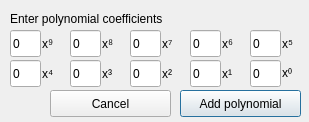
<?xml version="1.0" encoding="UTF-8"?>
<ui version="4.0">
 <class>newPolyDialog</class>
 <widget class="QDialog" name="newPolyDialog">
  <property name="geometry">
   <rect>
    <x>0</x>
    <y>0</y>
    <width>309</width>
    <height>122</height>
   </rect>
  </property>
  <property name="windowTitle">
   <string>New polynomial</string>
  </property>
  <widget class="QLabel" name="enterPolyLabel">
   <property name="geometry">
    <rect>
     <x>10</x>
     <y>10</y>
     <width>331</width>
     <height>17</height>
    </rect>
   </property>
   <property name="text">
    <string>Enter polynomial coefficients</string>
   </property>
  </widget>
  <widget class="QLabel" name="label_11">
   <property name="geometry">
    <rect>
     <x>222</x>
     <y>35</y>
     <width>21</width>
     <height>17</height>
    </rect>
   </property>
   <property name="text">
    <string>x⁶</string>
   </property>
  </widget>
  <widget class="QLineEdit" name="a3">
   <property name="geometry">
    <rect>
     <x>70</x>
     <y>60</y>
     <width>31</width>
     <height>27</height>
    </rect>
   </property>
   <property name="text">
    <string>0</string>
   </property>
  </widget>
  <widget class="QLabel" name="label_12">
   <property name="geometry">
    <rect>
     <x>162</x>
     <y>65</y>
     <width>21</width>
     <height>17</height>
    </rect>
   </property>
   <property name="text">
    <string>x²</string>
   </property>
  </widget>
  <widget class="QLineEdit" name="a7">
   <property name="geometry">
    <rect>
     <x>130</x>
     <y>30</y>
     <width>31</width>
     <height>27</height>
    </rect>
   </property>
   <property name="text">
    <string>0</string>
   </property>
  </widget>
  <widget class="QLineEdit" name="a8">
   <property name="geometry">
    <rect>
     <x>70</x>
     <y>30</y>
     <width>31</width>
     <height>27</height>
    </rect>
   </property>
   <property name="text">
    <string>0</string>
   </property>
  </widget>
  <widget class="QLineEdit" name="a2">
   <property name="geometry">
    <rect>
     <x>130</x>
     <y>60</y>
     <width>31</width>
     <height>27</height>
    </rect>
   </property>
   <property name="text">
    <string>0</string>
   </property>
  </widget>
  <widget class="QLabel" name="label_13">
   <property name="geometry">
    <rect>
     <x>102</x>
     <y>65</y>
     <width>21</width>
     <height>17</height>
    </rect>
   </property>
   <property name="text">
    <string>x³</string>
   </property>
  </widget>
  <widget class="QLineEdit" name="a6">
   <property name="geometry">
    <rect>
     <x>190</x>
     <y>30</y>
     <width>31</width>
     <height>27</height>
    </rect>
   </property>
   <property name="text">
    <string>0</string>
   </property>
  </widget>
  <widget class="QLabel" name="label_14">
   <property name="geometry">
    <rect>
     <x>282</x>
     <y>65</y>
     <width>21</width>
     <height>17</height>
    </rect>
   </property>
   <property name="text">
    <string>x⁰</string>
   </property>
  </widget>
  <widget class="QLineEdit" name="a1">
   <property name="geometry">
    <rect>
     <x>190</x>
     <y>60</y>
     <width>31</width>
     <height>27</height>
    </rect>
   </property>
   <property name="text">
    <string>0</string>
   </property>
  </widget>
  <widget class="QLineEdit" name="a5">
   <property name="geometry">
    <rect>
     <x>250</x>
     <y>30</y>
     <width>31</width>
     <height>27</height>
    </rect>
   </property>
   <property name="text">
    <string>0</string>
   </property>
  </widget>
  <widget class="QLabel" name="label_15">
   <property name="geometry">
    <rect>
     <x>282</x>
     <y>35</y>
     <width>21</width>
     <height>17</height>
    </rect>
   </property>
   <property name="text">
    <string>x⁵</string>
   </property>
  </widget>
  <widget class="QLabel" name="label_16">
   <property name="geometry">
    <rect>
     <x>222</x>
     <y>65</y>
     <width>21</width>
     <height>17</height>
    </rect>
   </property>
   <property name="text">
    <string>x¹</string>
   </property>
  </widget>
  <widget class="QLineEdit" name="a9">
   <property name="geometry">
    <rect>
     <x>10</x>
     <y>30</y>
     <width>31</width>
     <height>27</height>
    </rect>
   </property>
   <property name="text">
    <string>0</string>
   </property>
  </widget>
  <widget class="QLabel" name="label_17">
   <property name="geometry">
    <rect>
     <x>42</x>
     <y>35</y>
     <width>21</width>
     <height>17</height>
    </rect>
   </property>
   <property name="text">
    <string>x⁹</string>
   </property>
  </widget>
  <widget class="QLineEdit" name="a0">
   <property name="geometry">
    <rect>
     <x>250</x>
     <y>60</y>
     <width>31</width>
     <height>27</height>
    </rect>
   </property>
   <property name="text">
    <string>0</string>
   </property>
  </widget>
  <widget class="QLineEdit" name="a4">
   <property name="geometry">
    <rect>
     <x>10</x>
     <y>60</y>
     <width>31</width>
     <height>27</height>
    </rect>
   </property>
   <property name="text">
    <string>0</string>
   </property>
  </widget>
  <widget class="QLabel" name="label_18">
   <property name="geometry">
    <rect>
     <x>42</x>
     <y>65</y>
     <width>21</width>
     <height>17</height>
    </rect>
   </property>
   <property name="text">
    <string>x⁴</string>
   </property>
  </widget>
  <widget class="QLabel" name="label_19">
   <property name="geometry">
    <rect>
     <x>162</x>
     <y>35</y>
     <width>21</width>
     <height>17</height>
    </rect>
   </property>
   <property name="text">
    <string>x⁷</string>
   </property>
  </widget>
  <widget class="QLabel" name="label_20">
   <property name="geometry">
    <rect>
     <x>102</x>
     <y>35</y>
     <width>21</width>
     <height>17</height>
    </rect>
   </property>
   <property name="text">
    <string>x⁸</string>
   </property>
  </widget>
  <widget class="QPushButton" name="addPolyBtn">
   <property name="geometry">
    <rect>
     <x>180</x>
     <y>90</y>
     <width>121</width>
     <height>27</height>
    </rect>
   </property>
   <property name="text">
    <string>Add polynomial</string>
   </property>
  </widget>
  <widget class="QPushButton" name="cancelBtn">
   <property name="geometry">
    <rect>
     <x>50</x>
     <y>90</y>
     <width>121</width>
     <height>27</height>
    </rect>
   </property>
   <property name="text">
    <string>Cancel</string>
   </property>
  </widget>
 </widget>
 <resources/>
 <connections>
  <connection>
   <sender>cancelBtn</sender>
   <signal>clicked()</signal>
   <receiver>newPolyDialog</receiver>
   <slot>reject()</slot>
   <hints>
    <hint type="sourcelabel">
     <x>396</x>
     <y>114</y>
    </hint>
    <hint type="destinationlabel">
     <x>291</x>
     <y>103</y>
    </hint>
   </hints>
  </connection>
  <connection>
   <sender>addPolyBtn</sender>
   <signal>clicked()</signal>
   <receiver>newPolyDialog</receiver>
   <slot>addPoly()</slot>
   <hints>
    <hint type="sourcelabel">
     <x>553</x>
     <y>109</y>
    </hint>
    <hint type="destinationlabel">
     <x>355</x>
     <y>9</y>
    </hint>
   </hints>
  </connection>
 </connections>
 <slots>
  <slot>addPoly()</slot>
 </slots>
</ui>
